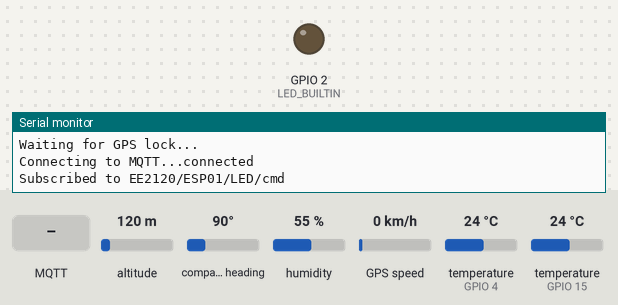
Simulated run of this sketch. Board: ESP32. Parts: output pins drawn as LEDs (lit = HIGH), the last lines printed to the serial monitor. The inputs (shaded band) are chosen by the test bench; at power-on: altitude 120 m, compass heading 90°, humidity 55 %, GPS speed 0 km/h, temperature (sensors on GPIO 4, GPIO 15) 24 °C. WiFi joins after 1.5 s; servers stay silent unless stated; the GPS gets a fix after 3 s at 37.7749, -122.4194 with 8 satellites; no MQTT or app messages arrive unless stated.

Above: at 2.7 s.
2.8 s: MQTT message "1" arrives on the first subscribed topic
At 4.0 s:
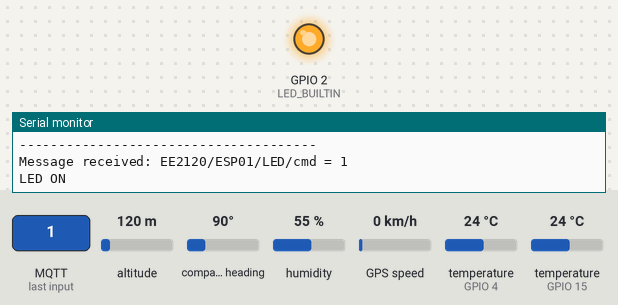
4.3 s: MQTT message "0" arrives on the first subscribed topic
At 6.2 s:
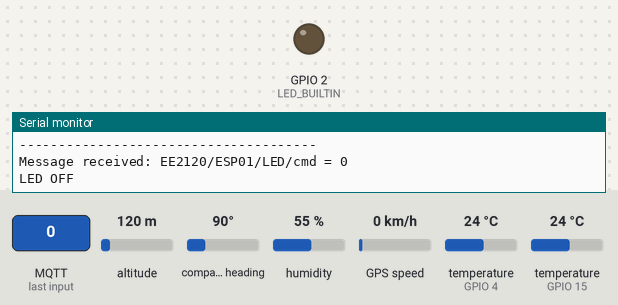
Timing chart, 0 to 7.7 s (numbered marks = the images above; inputs shaded):
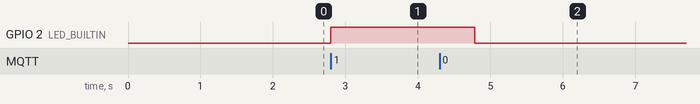

The sketch:

ESP_1_with_GPS.ino
```cpp
#include <WiFi.h>
#include <PubSubClient.h>
#include <DHT.h>
#include <OneWire.h>
#include <DallasTemperature.h>
#include <HardwareSerial.h>
#include <TinyGPS++.h>

// ============================================================
// WiFi & MQTT Configuration
// ============================================================
const char* ssid = "sasanda's Tab S7 FE";
const char* password = "zmvz6300";

const char* mqtt_server = "10.15.0.3";
const int mqtt_port = 1883;

const char* mqtt_clientid = "ESP01";
const char* mqtt_user = "esp01";
const char* mqtt_password = "stud1";

// MQTT Topics
const char* temp_topic       = "EE2120/ESP01/temp";
const char* led_topic        = "EE2120/ESP01/LED/cmd";
const char* led_status_topic = "EE2120/ESP01/LED/status";
const char* gps_topic        = "EE2120/ESP01/gps";

// ============================================================
// Objects (WiFi, MQTT, GPS)
// ============================================================
WiFiClient espClient;
PubSubClient client(espClient);

TinyGPSPlus gps;
HardwareSerial gpsSerial(2);

// Timer for non-blocking loop
unsigned long lastPublishTime = 0;
const long publishInterval = 2000; // 2 seconds

// ============================================================
// Built-in LED
// ============================================================
#ifndef LED_BUILTIN
#define LED_BUILTIN 2
#endif

// ============================================================
// Sensor Configuration
// ============================================================
#define DHTPIN 15
#define DHTTYPE DHT22
DHT dht(DHTPIN, DHTTYPE);

#define ONE_WIRE_BUS 4
OneWire oneWire(ONE_WIRE_BUS);
DallasTemperature ds18b20(&oneWire);

// ============================================================
// SENSOR CALIBRATION
// ============================================================
float calibrateDHT22(float rawTemperature) {
    return (rawTemperature - 0.9000) / 0.9892;
}

float calibrateDS18B20(float rawTemperature) {
    return (rawTemperature + 0.0600) / 0.9989;
}

// ============================================================
// KALMAN FILTER PARAMETERS & STATE
// ============================================================
float processNoise = 0.05;
float varianceDHT = 0.00246;
float varianceDS  = 0.00070;

float currentEstimate = 0.0;
float errorCovariance = 1.0;
bool kalmanInitialized = false;

float getKalmanFusedTemperature(float dhtTemp, float dsTemp) {
    if (!kalmanInitialized) {
        currentEstimate = (dhtTemp + dsTemp) / 2.0;
        errorCovariance = 1.0;
        kalmanInitialized = true;
        return currentEstimate;
    }

    float predictedEstimate = currentEstimate;
    float predictedErrorCovariance = errorCovariance + processNoise;

    float kalmanGainDS = predictedErrorCovariance / (predictedErrorCovariance + varianceDS);
    float estimateAfterDS = predictedEstimate + kalmanGainDS * (dsTemp - predictedEstimate);
    float errorCovarianceAfterDS = (1.0 - kalmanGainDS) * predictedErrorCovariance;

    float kalmanGainDHT = errorCovarianceAfterDS / (errorCovarianceAfterDS + varianceDHT);
    currentEstimate = estimateAfterDS + kalmanGainDHT * (dhtTemp - estimateAfterDS);
    errorCovariance = (1.0 - kalmanGainDHT) * errorCovarianceAfterDS;

    return currentEstimate;
}

// ============================================================
// MQTT CALLBACK
// ============================================================
void callback(char* topic, byte* payload, unsigned int length) {
    String message = "";
    for (unsigned int i = 0; i < length; i++) {
        message += (char)payload[i];
    }
    Serial.print("Message received: ");
    Serial.print(topic);
    Serial.print(" = ");
    Serial.println(message);

    if (String(topic) == led_topic) {
        if (message == "1") {
            digitalWrite(LED_BUILTIN, HIGH);
            client.publish(led_status_topic, "1");
            Serial.println("LED ON");
        }
        else if (message == "0") {
            digitalWrite(LED_BUILTIN, LOW);
            client.publish(led_status_topic, "0");
            Serial.println("LED OFF");
        }
    }
}

// ============================================================
// SETUP WIFI & MQTT
// ============================================================
void setup_wifi() {
    Serial.println();
    Serial.print("Connecting to WiFi: ");
    Serial.println(ssid);
    WiFi.begin(ssid, password);
    while (WiFi.status() != WL_CONNECTED) {
        delay(500);
        Serial.print(".");
    }
    Serial.println("\nWiFi connected");
    Serial.print("ESP32 IP address: ");
    Serial.println(WiFi.localIP());
}

void reconnect() {
    while (!client.connected()) {
        Serial.print("Connecting to MQTT...");
        if (client.connect(mqtt_clientid, mqtt_user, mqtt_password)) {
            Serial.println("connected");
            client.subscribe(led_topic);
            Serial.println("Subscribed to EE2120/ESP01/LED/cmd");
        } else {
            Serial.print("failed, rc=");
            Serial.println(client.state());
            delay(2000);
        }
    }
}

// ============================================================
// SETUP
// ============================================================
void setup() {
    Serial.begin(115200);

    // Start GPS hardware serial (RX=16, TX=17)
    gpsSerial.begin(9600, SERIAL_8N1, 16, 17);

    pinMode(LED_BUILTIN, OUTPUT);
    digitalWrite(LED_BUILTIN, LOW);

    dht.begin();
    ds18b20.begin();

    setup_wifi();
    client.setServer(mqtt_server, mqtt_port);
    client.setCallback(callback);

    Serial.println("\nSystem initialization complete.\nWaiting for GPS lock...");
}

// ============================================================
// MAIN LOOP
// ============================================================
void loop() {
    // 1. Maintain MQTT Connection
    if (!client.connected()) {
        reconnect();
    }
    client.loop();

    // 2. Continually Feed GPS Parser (Non-Blocking)
    while (gpsSerial.available() > 0) {
        gps.encode(gpsSerial.read());
    }

    // 3. Sensor Reading & Publishing Timer (Triggers every 2 seconds)
    if (millis() - lastPublishTime >= publishInterval) {
        lastPublishTime = millis(); // Reset timer

        // --- READ SENSORS ---
        float rawDHT = dht.readTemperature();
        ds18b20.requestTemperatures();
        float rawDS = ds18b20.getTempCByIndex(0);

        if (isnan(rawDHT) || rawDS == DEVICE_DISCONNECTED_C) {
            Serial.println("ERROR: Sensor reading failed. Skipping this cycle.");
            return; // Escapes the timer block early if a sensor fails
        }

        // --- CALIBRATE & FUSE ---
        float calibratedDHT = calibrateDHT22(rawDHT);
        float calibratedDS = calibrateDS18B20(rawDS);
        float fusedTemp = getKalmanFusedTemperature(calibratedDHT, calibratedDS);

        // --- SERIAL MONITOR PRINTING ---
        Serial.println("\n--------------------------------------");
        Serial.print("DHT22 Calibrated: "); Serial.print(calibratedDHT, 2); Serial.println(" °C");
        Serial.print("DS18B20 Calibrated: "); Serial.print(calibratedDS, 2); Serial.println(" °C");
        Serial.print("Kalman Fused    : "); Serial.print(fusedTemp, 2); Serial.println(" °C");

        // --- PUBLISH TEMPERATURE ---
        char tempString[16];
        dtostrf(fusedTemp, 1, 2, tempString);
        client.publish(temp_topic, tempString);
        Serial.print("MQTT Temperature: ");
        Serial.println(tempString);

        // --- PUBLISH GPS ---
        char gpsString[32];

        // Check if GPS has a valid satellite fix
        if (gps.location.isValid()) {
            // Format valid coordinates into "Lat,Lng"
            snprintf(gpsString, sizeof(gpsString), "%.6f,%.6f", gps.location.lat(), gps.location.lng());
        } else {
            // If no fix yet, publish a status message
            snprintf(gpsString, sizeof(gpsString), "Searching...");
        }

        client.publish(gps_topic, gpsString);
        Serial.print("MQTT GPS        : ");
        Serial.println(gpsString);
        Serial.println("--------------------------------------");
    }
}
```

Measured:
- after the input at 2.8 s, GPIO 2 (LED_BUILTIN): LOW → HIGH at once
- after the input at 4.3 s, GPIO 2 (LED_BUILTIN): HIGH → LOW after 0.48 s
